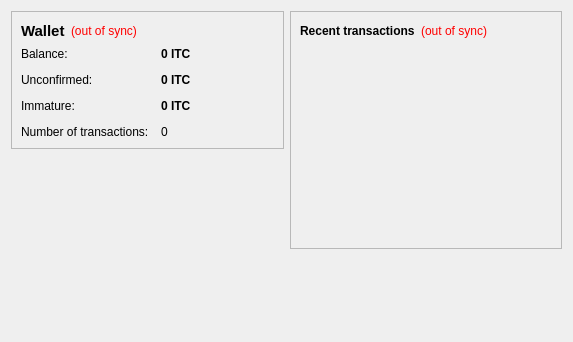
<?xml version="1.0" encoding="UTF-8"?>
<ui version="4.0">
 <class>OverviewPage</class>
 <widget class="QWidget" name="OverviewPage">
  <property name="geometry">
   <rect>
    <x>0</x>
    <y>0</y>
    <width>573</width>
    <height>342</height>
   </rect>
  </property>
  <property name="windowTitle">
   <string>Form</string>
  </property>
  <layout class="QHBoxLayout" name="horizontalLayout" stretch="1,1">
   <item>
    <layout class="QVBoxLayout" name="verticalLayout_2">
     <item>
      <widget class="QFrame" name="frame">
       <property name="frameShape">
        <enum>QFrame::StyledPanel</enum>
       </property>
       <property name="frameShadow">
        <enum>QFrame::Raised</enum>
       </property>
       <layout class="QVBoxLayout" name="verticalLayout_4">
        <item>
         <layout class="QHBoxLayout" name="horizontalLayout_4">
          <item>
           <widget class="QLabel" name="label_5">
            <property name="font">
             <font>
              <pointsize>11</pointsize>
              <weight>75</weight>
              <bold>true</bold>
             </font>
            </property>
            <property name="text">
             <string>Wallet</string>
            </property>
           </widget>
          </item>
          <item>
           <widget class="QLabel" name="labelWalletStatus">
            <property name="toolTip">
             <string>The displayed information may be out of date. Your wallet automatically synchronizes with the ItalyCoin network after a connection is established, but this process has not completed yet.</string>
            </property>
            <property name="styleSheet">
             <string notr="true">QLabel { color: red; }</string>
            </property>
            <property name="text">
             <string notr="true">(out of sync)</string>
            </property>
            <property name="alignment">
             <set>Qt::AlignLeading|Qt::AlignLeft|Qt::AlignVCenter</set>
            </property>
           </widget>
          </item>
          <item>
           <spacer name="horizontalSpacer_2">
            <property name="orientation">
             <enum>Qt::Horizontal</enum>
            </property>
            <property name="sizeHint" stdset="0">
             <size>
              <width>40</width>
              <height>20</height>
             </size>
            </property>
           </spacer>
          </item>
         </layout>
        </item>
        <item>
         <layout class="QFormLayout" name="formLayout_2">
          <property name="fieldGrowthPolicy">
           <enum>QFormLayout::AllNonFixedFieldsGrow</enum>
          </property>
          <property name="horizontalSpacing">
           <number>12</number>
          </property>
          <property name="verticalSpacing">
           <number>12</number>
          </property>
          <item row="0" column="0">
           <widget class="QLabel" name="label">
            <property name="text">
             <string>Balance:</string>
            </property>
           </widget>
          </item>
          <item row="0" column="1">
           <widget class="QLabel" name="labelBalance">
            <property name="font">
             <font>
              <weight>75</weight>
              <bold>true</bold>
             </font>
            </property>
            <property name="cursor">
             <cursorShape>IBeamCursor</cursorShape>
            </property>
            <property name="toolTip">
             <string>Your current balance</string>
            </property>
            <property name="text">
             <string notr="true">0 ITC</string>
            </property>
            <property name="textInteractionFlags">
             <set>Qt::LinksAccessibleByMouse|Qt::TextSelectableByKeyboard|Qt::TextSelectableByMouse</set>
            </property>
           </widget>
          </item>
          <item row="1" column="0">
           <widget class="QLabel" name="label_3">
            <property name="text">
             <string>Unconfirmed:</string>
            </property>
           </widget>
          </item>
          <item row="1" column="1">
           <widget class="QLabel" name="labelUnconfirmed">
            <property name="font">
             <font>
              <weight>75</weight>
              <bold>true</bold>
             </font>
            </property>
            <property name="cursor">
             <cursorShape>IBeamCursor</cursorShape>
            </property>
            <property name="toolTip">
             <string>Total of transactions that have yet to be confirmed, and do not yet count toward the current balance</string>
            </property>
            <property name="text">
             <string notr="true">0 ITC</string>
            </property>
            <property name="textInteractionFlags">
             <set>Qt::LinksAccessibleByMouse|Qt::TextSelectableByKeyboard|Qt::TextSelectableByMouse</set>
            </property>
           </widget>
          </item>
          <item row="3" column="0">
           <widget class="QLabel" name="label_2">
            <property name="text">
             <string>Number of transactions:</string>
            </property>
           </widget>
          </item>
          <item row="3" column="1">
           <widget class="QLabel" name="labelNumTransactions">
            <property name="toolTip">
             <string>Total number of transactions in wallet</string>
            </property>
            <property name="text">
             <string notr="true">0</string>
            </property>
           </widget>
          </item>
          <item row="2" column="0">
           <widget class="QLabel" name="labelImmatureText">
            <property name="text">
             <string>Immature:</string>
            </property>
           </widget>
          </item>
          <item row="2" column="1">
           <widget class="QLabel" name="labelImmature">
            <property name="font">
             <font>
              <weight>75</weight>
              <bold>true</bold>
             </font>
            </property>
            <property name="toolTip">
             <string>Mined balance that has not yet matured</string>
            </property>
            <property name="text">
             <string notr="true">0 ITC</string>
            </property>
            <property name="textInteractionFlags">
             <set>Qt::LinksAccessibleByMouse|Qt::TextSelectableByKeyboard|Qt::TextSelectableByMouse</set>
            </property>
           </widget>
          </item>
         </layout>
        </item>
       </layout>
      </widget>
     </item>
     <item>
      <spacer name="verticalSpacer">
       <property name="orientation">
        <enum>Qt::Vertical</enum>
       </property>
       <property name="sizeHint" stdset="0">
        <size>
         <width>20</width>
         <height>40</height>
        </size>
       </property>
      </spacer>
     </item>
    </layout>
   </item>
   <item>
    <layout class="QVBoxLayout" name="verticalLayout_3">
     <item>
      <widget class="QFrame" name="frame_2">
       <property name="frameShape">
        <enum>QFrame::StyledPanel</enum>
       </property>
       <property name="frameShadow">
        <enum>QFrame::Raised</enum>
       </property>
       <layout class="QVBoxLayout" name="verticalLayout">
        <item>
         <layout class="QHBoxLayout" name="horizontalLayout_2">
          <item>
           <widget class="QLabel" name="label_4">
            <property name="text">
             <string>&lt;b&gt;Recent transactions&lt;/b&gt;</string>
            </property>
           </widget>
          </item>
          <item>
           <widget class="QLabel" name="labelTransactionsStatus">
            <property name="toolTip">
             <string>The displayed information may be out of date. Your wallet automatically synchronizes with the ItalyCoin network after a connection is established, but this process has not completed yet.</string>
            </property>
            <property name="styleSheet">
             <string notr="true">QLabel { color: red; }</string>
            </property>
            <property name="text">
             <string notr="true">(out of sync)</string>
            </property>
            <property name="alignment">
             <set>Qt::AlignRight|Qt::AlignTrailing|Qt::AlignVCenter</set>
            </property>
           </widget>
          </item>
          <item>
           <spacer name="horizontalSpacer">
            <property name="orientation">
             <enum>Qt::Horizontal</enum>
            </property>
            <property name="sizeHint" stdset="0">
             <size>
              <width>40</width>
              <height>20</height>
             </size>
            </property>
           </spacer>
          </item>
         </layout>
        </item>
        <item>
         <widget class="QListView" name="listTransactions">
          <property name="styleSheet">
           <string notr="true">QListView { background: transparent; }</string>
          </property>
          <property name="frameShape">
           <enum>QFrame::NoFrame</enum>
          </property>
          <property name="verticalScrollBarPolicy">
           <enum>Qt::ScrollBarAlwaysOff</enum>
          </property>
          <property name="horizontalScrollBarPolicy">
           <enum>Qt::ScrollBarAlwaysOff</enum>
          </property>
          <property name="selectionMode">
           <enum>QAbstractItemView::NoSelection</enum>
          </property>
         </widget>
        </item>
       </layout>
      </widget>
     </item>
     <item>
      <spacer name="verticalSpacer_2">
       <property name="orientation">
        <enum>Qt::Vertical</enum>
       </property>
       <property name="sizeHint" stdset="0">
        <size>
         <width>20</width>
         <height>40</height>
        </size>
       </property>
      </spacer>
     </item>
    </layout>
   </item>
  </layout>
 </widget>
 <resources/>
 <connections/>
</ui>
